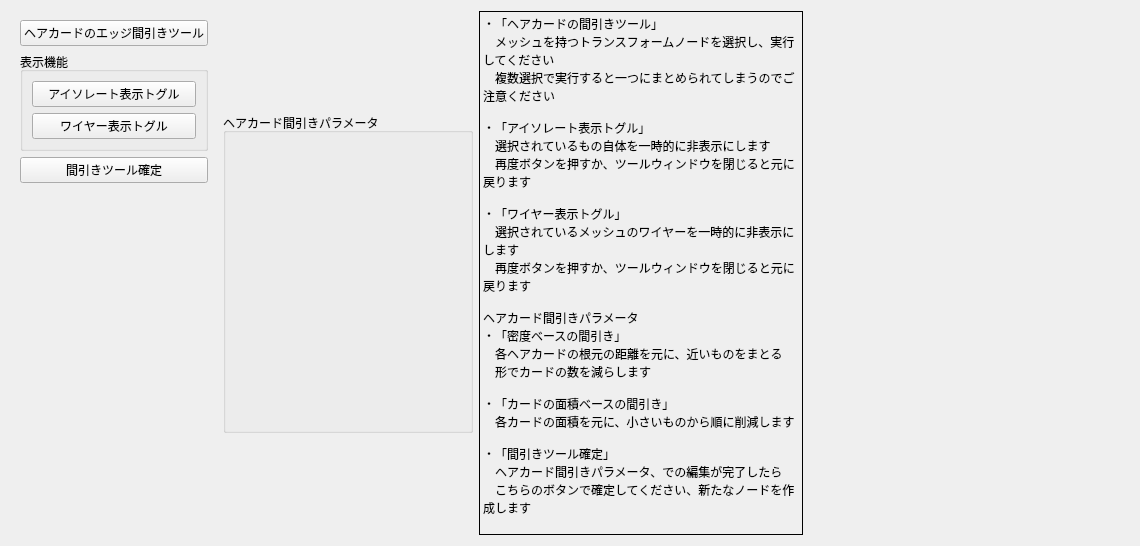
      <widget class="QWidget" name="tab_4">
       <attribute name="title">
        <string>リダクション</string>
       </attribute>
       <layout class="QHBoxLayout" name="horizontalLayout_11">
        <item>
         <widget class="QWidget" name="widget_8" native="true">
          <property name="minimumSize">
           <size>
            <width>200</width>
            <height>0</height>
           </size>
          </property>
          <layout class="QVBoxLayout" name="verticalLayout_11">
           <item>
            <widget class="QPushButton" name="removeHairCardButton">
             <property name="text">
              <string>ヘアカードのエッジ間引きツール</string>
             </property>
            </widget>
           </item>
           <item>
            <widget class="QGroupBox" name="groupBox_9">
             <property name="title">
              <string>表示機能</string>
             </property>
             <layout class="QVBoxLayout" name="verticalLayout_16">
              <item>
               <widget class="QPushButton" name="isolateToggleButton">
                <property name="text">
                 <string>アイソレート表示トグル</string>
                </property>
               </widget>
              </item>
              <item>
               <widget class="QPushButton" name="wireViewToggleButton">
                <property name="text">
                 <string>ワイヤー表示トグル</string>
                </property>
               </widget>
              </item>
             </layout>
            </widget>
           </item>
           <item>
            <widget class="QPushButton" name="bakeAssetButton">
             <property name="text">
              <string>間引きツール確定</string>
             </property>
            </widget>
           </item>
           <item>
            <spacer name="verticalSpacer_2">
             <property name="orientation">
              <enum>Qt::Vertical</enum>
             </property>
             <property name="sizeHint" stdset="0">
              <size>
               <width>20</width>
               <height>117</height>
              </size>
             </property>
            </spacer>
           </item>
          </layout>
         </widget>
        </item>
        <item>
         <widget class="QGroupBox" name="groupBox_11">
          <property name="minimumSize">
           <size>
            <width>250</width>
            <height>300</height>
           </size>
          </property>
          <property name="maximumSize">
           <size>
            <width>16777215</width>
            <height>320</height>
           </size>
          </property>
          <property name="title">
           <string>ヘアカード間引きパラメータ</string>
          </property>
          <layout class="QVBoxLayout" name="verticalLayout_15">
           <property name="spacing">
            <number>3</number>
           </property>
           <property name="leftMargin">
            <number>5</number>
           </property>
           <property name="topMargin">
            <number>5</number>
           </property>
           <property name="rightMargin">
            <number>5</number>
           </property>
           <property name="bottomMargin">
            <number>5</number>
           </property>
           <item>
            <layout class="QVBoxLayout" name="reductionHdaParamLayout"/>
           </item>
          </layout>
         </widget>
        </item>
        <item>
         <widget class="QLabel" name="label_3">
          <property name="minimumSize">
           <size>
            <width>324</width>
            <height>0</height>
           </size>
          </property>
          <property name="maximumSize">
           <size>
            <width>16777215</width>
            <height>16777215</height>
           </size>
          </property>
          <property name="frameShape">
           <enum>QFrame::Panel</enum>
          </property>
          <property name="midLineWidth">
           <number>0</number>
          </property>
          <property name="text">
           <string>・「ヘアカードの間引きツール」
　メッシュを持つトランスフォームノードを選択し、実行してください
　複数選択で実行すると一つにまとめられてしまうのでご注意ください

・「アイソレート表示トグル」
　選択されているもの自体を一時的に非表示にします
　再度ボタンを押すか、ツールウィンドウを閉じると元に戻ります

・「ワイヤー表示トグル」
　選択されているメッシュのワイヤーを一時的に非表示にします
　再度ボタンを押すか、ツールウィンドウを閉じると元に戻ります

ヘアカード間引きパラメータ
・「密度ベースの間引き」
　各ヘアカードの根元の距離を元に、近いものをまとる
　形でカードの数を減らします

・「カードの面積ベースの間引き」
　各カードの面積を元に、小さいものから順に削減します

・「間引きツール確定」
　ヘアカード間引きパラメータ、での編集が完了したら
　こちらのボタンで確定してください、新たなノードを作成します
</string>
          </property>
          <property name="textFormat">
           <enum>Qt::PlainText</enum>
          </property>
          <property name="alignment">
           <set>Qt::AlignLeading|Qt::AlignLeft|Qt::AlignTop</set>
          </property>
          <property name="wordWrap">
           <bool>true</bool>
          </property>
          <property name="margin">
           <number>10</number>
          </property>
         </widget>
        </item>
        <item>
         <spacer name="horizontalSpacer_2">
          <property name="orientation">
           <enum>Qt::Horizontal</enum>
          </property>
          <property name="sizeHint" stdset="0">
           <size>
            <width>326</width>
            <height>20</height>
           </size>
          </property>
         </spacer>
        </item>
       </layout>
      </widget>
